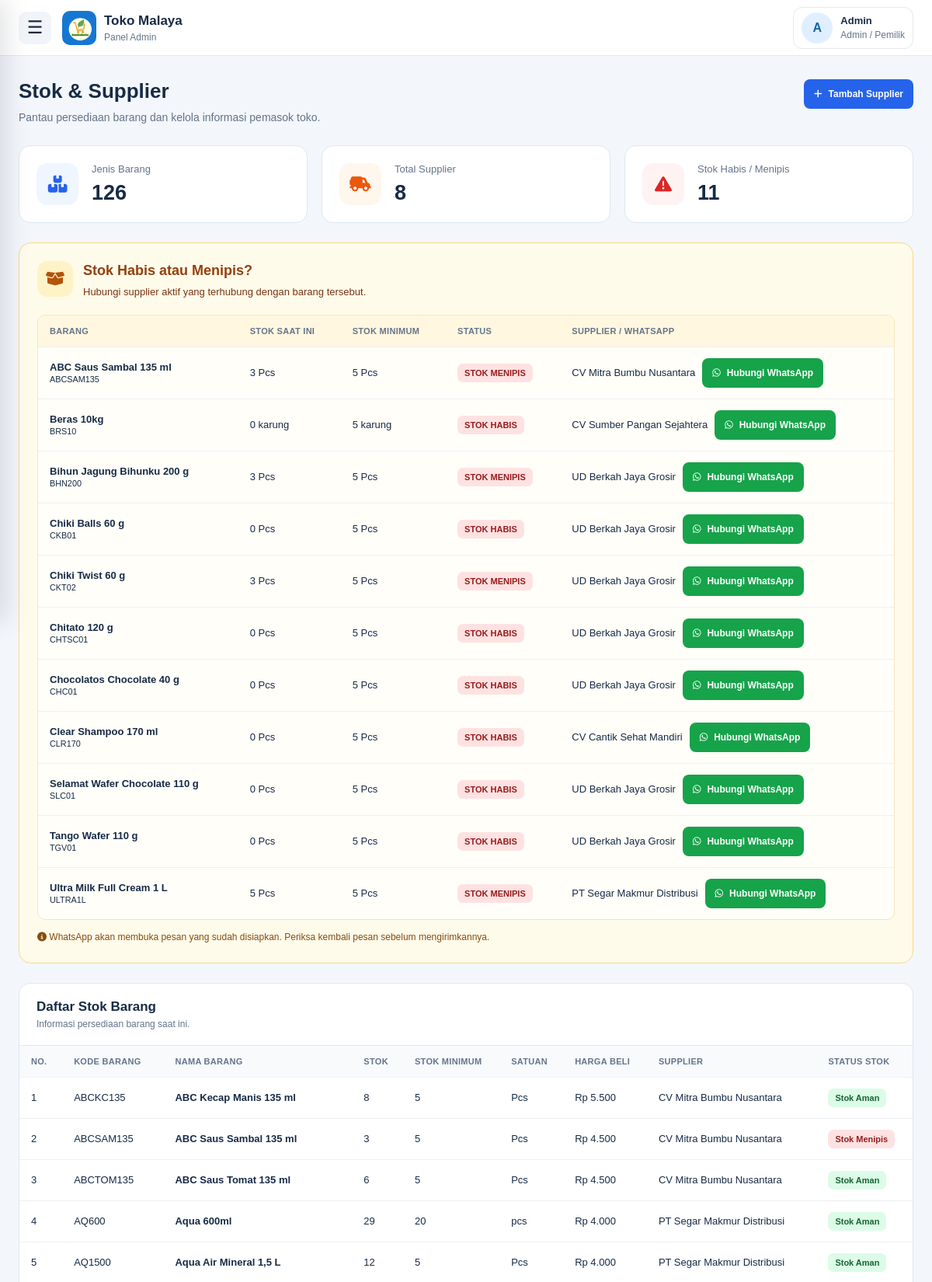
The app's page /admin/stok.php (signed in, upper part) with its own data.
### tables this page shows
CREATE TABLE `barang` (
  `id_barang` int(11) NOT NULL,
  `kode_barang` varchar(20) NOT NULL,
  `nama_barang` varchar(100) NOT NULL,
  `gambar` varchar(255) DEFAULT NULL,
  `id_kategori` int(11) NOT NULL,
  `harga_beli` decimal(12,2) NOT NULL,
  `harga_jual` decimal(12,2) NOT NULL,
  `stok` int(11) NOT NULL DEFAULT 0,
  `satuan` varchar(20) NOT NULL,
  `stok_minimum` int(11) NOT NULL DEFAULT 5
);

CREATE TABLE `supplier` (
  `id_supplier` int(11) NOT NULL,
  `nama_supplier` varchar(100) NOT NULL,
  `telepon` varchar(20) DEFAULT NULL,
  `alamat` text DEFAULT NULL,
  `status` enum('aktif','nonaktif') NOT NULL DEFAULT 'aktif'
);

### admin/stok.php (the view, shortened to what this page needs)
<?php
require_once "../config/database.php";
mysqli_set_charset($conn, "utf8mb4");
function e($value): string {
    return htmlspecialchars((string)($value ?? ''), ENT_QUOTES, 'UTF-8');
}
function rupiah($value): string {
    return 'Rp ' . number_format((float)$value, 0, ',', '.');
}
function wa_number($phone): string {
    $phone = preg_replace('/\D+/', '', (string)$phone);
    if (strpos($phone, '0') === 0) return '62' . substr($phone, 1);
    return $phone;
}
$nama_user = $_SESSION['nama'] ?? 'Admin';
$data_barang = [];
$qBarang = mysqli_query(
    $conn,
    "SELECT id_barang, kode_barang, nama_barang, stok,
            stok_minimum, satuan, harga_beli
     FROM barang
     ORDER BY nama_barang ASC"
);
if ($qBarang) {
    while ($row = mysqli_fetch_assoc($qBarang)) {
        $data_barang[] = $row;
    }
}
$data_supplier = [];
$qSupplier = mysqli_query(
    $conn,
    "SELECT id_supplier, nama_supplier, telepon, alamat, status
     FROM supplier
     ORDER BY status ASC, nama_supplier ASC"
);
if ($qSupplier) {
    while ($row = mysqli_fetch_assoc($qSupplier)) {
        $data_supplier[] = $row;
    }
}
$supplier_per_barang = [];
$qRelasi = mysqli_query(
    $conn,
    "SELECT sb.id_barang, sb.id_supplier, sb.harga_supplier,
            s.nama_supplier, s.telepon, s.status
     FROM supplier_barang sb
     INNER JOIN supplier s ON s.id_supplier = sb.id_supplier"
);
if ($qRelasi) {
    while ($row = mysqli_fetch_assoc($qRelasi)) {
        $idBarang = (int)$row['id_barang'];
        $supplier_per_barang[$idBarang] = $row;
    }
}
$total_barang = count($data_barang);
$total_supplier = count($data_supplier);
$total_stok_rendah = 0;
$data_stok_perlu_restock = [];
foreach ($data_barang as $barang) {
    $stok = (int)$barang['stok'];
    $minimum = (int)$barang['stok_minimum'];
    if ($stok <= $minimum) {
        $total_stok_rendah++;
        $data_stok_perlu_restock[] = $barang;
    }
}
?>
<!DOCTYPE html>
<html lang="id">
<head>
<link rel="stylesheet"
href="https://cdnjs.cloudflare.com/ajax/libs/font-awesome/6.5.2/css/all.min.css">
</head>
<body>
<header class="topbar">
    <div class="topbar-left">
        <button type="button" class="menu-button" id="menuButton"
                onclick="toggleMenu()" aria-label="Buka menu">☰</button>
        <a href="dashboard.php" class="brand">
            <div class="brand-logo">
                <img src="../assets/SembakoKu (1).png" alt="Toko Malaya">
            </div>
            <div class="brand-text">
                <strong>Toko Malaya</strong>
                <span>Panel Admin</span>
            </div>
        </a>
    </div>
    <div class="top-user">
        <div class="avatar"><?= e(strtoupper(substr($nama_user, 0, 1))) ?></div>
        <div class="top-user-info">
            <strong><?= e($nama_user) ?></strong>
            <span>Admin / Pemilik</span>
        </div>
    </div>
</header>
<main class="container">
    <div class="page-heading">
        <div>
            <h1>Stok & Supplier</h1>
            <p>Pantau persediaan barang dan kelola informasi pemasok toko.</p>
        </div>
        <button type="button" class="btn btn-primary" onclick="openTambahSupplier()">
            <i class="fa-solid fa-plus"></i> Tambah Supplier
        </button>
    </div>
    <section class="stats-grid">
        <div class="stat-card">
            <div class="stat-icon"><i class="fa-solid fa-boxes-stacked"></i></div>
            <div class="stat-info">
                <span>Jenis Barang</span>
                <strong><?= number_format($total_barang, 0, ',', '.') ?></strong>
            </div>
        </div>
        <div class="stat-card">
            <div class="stat-icon orange"><i class="fa-solid fa-truck-field"></i></div>
            <div class="stat-info">
                <span>Total Supplier</span>
                <strong><?= number_format($total_supplier, 0, ',', '.') ?></strong>
            </div>
        </div>
        <div class="stat-card">
            <div class="stat-icon red"><i class="fa-solid fa-triangle-exclamation"></i></div>
            <div class="stat-info">
                <span>Stok Habis / Menipis</span>
                <strong><?= number_format($total_stok_rendah, 0, ',', '.') ?></strong>
            </div>
        </div>
    </section>
    <section class="restock-panel">
        <div class="restock-heading">
            <div class="restock-symbol"><i class="fa-solid fa-box-open"></i></div>
            <div>
                <h2>Stok Habis atau Menipis?</h2>
                <p>Hubungi supplier aktif yang terhubung dengan barang tersebut.</p>
            </div>
        </div>
        <?php if ($data_stok_perlu_restock): ?>
            <div class="restock-table-wrap">
                <table class="restock-table">
                    <thead>
                        <tr>
                            <th>Barang</th>
                            <th>Stok Saat Ini</th>
                            <th>Stok Minimum</th>
                            <th>Status</th>
                            <th>Supplier / WhatsApp</th>
                        </tr>
                    </thead>
                    <tbody>
                    <?php foreach ($data_stok_perlu_restock as $barang): ?>
                        <?php
                        $stok = (int)$barang['stok'];
                        $minimum = (int)$barang['stok_minimum'];
                        $supplier = $supplier_per_barang[(int)$barang['id_barang']] ?? null;
                        $nomor_wa = ($supplier && $supplier['status'] === 'aktif')
                            ? wa_number($supplier['telepon'])
                            : '';
                        $link_wa = '';
                        if ($nomor_wa !== '') {
                            $pesanWA =
                                "Halo " . $supplier['nama_supplier'] .
                                ", saya dari Toko Malaya ingin melakukan pemesanan ulang.\n\n" .
                                "Barang: " . $barang['nama_barang'] . "\n" .
                                "Kode: " . $barang['kode_barang'] . "\n" .
                                "Stok saat ini: " . $stok . " " . $barang['satuan'] . "\n" .
                                "Stok minimum: " . $minimum . " " . $barang['satuan'] . "\n\n" .
                                "Mohon informasi ketersediaan dan harga terbaru. Terima kasih.";
                            $link_wa = "https://wa.me/" . $nomor_wa . "?text=" . rawurlencode($pesanWA);
                        }
                        ?>
                        <tr>
                            <td>
                                <strong><?= e($barang['nama_barang']) ?></strong><br>
                                <small><?= e($barang['kode_barang']) ?></small>
                            </td>
                            <td><?= number_format($stok, 0, ',', '.') ?> <?= e($barang['satuan']) ?></td>
                            <td><?= number_format($minimum, 0, ',', '.') ?> <?= e($barang['satuan']) ?></td>
                            <td>
                                <span class="badge badge-low">
                                    <?= $stok <= 0 ? 'STOK HABIS' : 'STOK MENIPIS' ?>
                                </span>
                            </td>
                            <td>
                                <?php if (!$supplier): ?>
                                    <span class="whatsapp-missing">Barang belum memiliki supplier.</span>
                                <?php elseif ($supplier['status'] !== 'aktif'): ?>
                                    <span class="whatsapp-missing">
                                        Supplier <?= e($supplier['nama_supplier']) ?> sedang nonaktif.
                                    </span>
                                <?php elseif (!$nomor_wa): ?>
                                    <span class="whatsapp-missing">
                                        <?= e($supplier['nama_supplier']) ?> belum memiliki nomor WhatsApp.
                                    </span>
                                <?php else: ?>
                                    <div class="restock-actions">
                                        <span><?= e($supplier['nama_supplier']) ?></span>
                                        <a class="btn btn-whatsapp" href="<?= e($link_wa) ?>"
                                           target="_blank" rel="noopener noreferrer">
                                            <i class="fa-brands fa-whatsapp"></i> Hubungi WhatsApp
                                        </a>
                                    </div>
                                <?php endif; ?>
                            </td>
                        </tr>
                    <?php endforeach; ?>
                    </tbody>
                </table>
            </div>
            <p class="restock-note">
                <i class="fa-solid fa-circle-info"></i>
                WhatsApp akan membuka pesan yang sudah disiapkan. Periksa kembali pesan sebelum mengirimkannya.
            </p>
        <?php endif; ?>
    </section>
    <section class="panel">
        <div class="panel-header">
            <div>
                <h2>Daftar Stok Barang</h2>
                <p>Informasi persediaan barang saat ini.</p>
            </div>
        </div>
        <div class="table-wrap">
            <?php if ($data_barang): ?>
                <table>
                    <thead>
                        <tr>
                            <th>No.</th><th>Kode Barang</th><th>Nama Barang</th>
                            <th>Stok</th><th>Stok Minimum</th><th>Satuan</th>
                            <th>Harga Beli</th><th>Supplier</th><th>Status Stok</th>
                        </tr>
                    </thead>
                    <tbody>
                    <?php foreach ($data_barang as $index => $barang): ?>
                        <?php
                        $stok = (int)$barang['stok'];
                        $minimum = (int)$barang['stok_minimum'];
                        $supplierBarang = $supplier_per_barang[(int)$barang['id_barang']] ?? null;
                        ?>
                        <tr>
                            <td><?= $index + 1 ?></td>
                            <td><?= e($barang['kode_barang']) ?></td>
                            <td><strong><?= e($barang['nama_barang']) ?></strong></td>
                            <td><?= number_format($stok, 0, ',', '.') ?></td>
                            <td><?= number_format($minimum, 0, ',', '.') ?></td>
                            <td><?= e($barang['satuan']) ?></td>
                            <td><?= rupiah($barang['harga_beli']) ?></td>
                            <td>
                                <?php if ($supplierBarang): ?>
                                    <?= e($supplierBarang['nama_supplier']) ?>
                                <?php else: ?>
                                    -
                                <?php endif; ?>
                            </td>
                            <td>
                                <?php if ($stok <= 0): ?>
                                    <span class="badge badge-low">Stok Habis</span>
                                <?php elseif ($stok <= $minimum): ?>
                                    <span class="badge badge-low">Stok Menipis</span>
                                <?php else: ?>
                                    <span class="badge badge-normal">Stok Aman</span>
                                <?php endif; ?>
                            </td>
                        </tr>
                    <?php endforeach; ?>
                    </tbody>
                </table>
            <?php else: ?>
                <div class="empty-state"><i class="fa-solid fa-box-open"></i>Belum ada data barang.</div>
            <?php endif; ?>
        </div>
    </section>
</main>
</body>
</html>

### records on screen
barang: nama_barang "ABC Saus Sambal 135 ml", kode_barang "ABCSAM135", stok "3", satuan "Pcs", stok_minimum "5", shows "STOK MENIPIS", id_barang.nama_supplier "CV Mitra Bumbu Nusantara", harga_beli "Rp 4.500", shows "Stok Menipis"
barang: nama_barang "Beras 10kg", kode_barang "BRS10", stok "0", satuan "karung", stok_minimum "5", shows "STOK HABIS", id_barang.nama_supplier "CV Sumber Pangan Sejahtera"
barang: nama_barang "Bihun Jagung Bihunku 200 g", kode_barang "BHN200", stok "3", satuan "Pcs", stok_minimum "5", shows "STOK MENIPIS", id_barang.nama_supplier "UD Berkah Jaya Grosir"
barang: nama_barang "Chiki Balls 60 g", kode_barang "CKB01", stok "0", satuan "Pcs", stok_minimum "5", shows "STOK HABIS", id_barang.nama_supplier "UD Berkah Jaya Grosir"
barang: nama_barang "Chiki Twist 60 g", kode_barang "CKT02", stok "3", satuan "Pcs", stok_minimum "5", shows "STOK MENIPIS", id_barang.nama_supplier "UD Berkah Jaya Grosir"
barang: nama_barang "Chitato 120 g", kode_barang "CHTSC01", stok "0", satuan "Pcs", stok_minimum "5", shows "STOK HABIS", id_barang.nama_supplier "UD Berkah Jaya Grosir"
barang: nama_barang "Chocolatos Chocolate 40 g", kode_barang "CHC01", stok "0", satuan "Pcs", stok_minimum "5", shows "STOK HABIS", id_barang.nama_supplier "UD Berkah Jaya Grosir"
barang: nama_barang "Clear Shampoo 170 ml", kode_barang "CLR170", stok "0", satuan "Pcs", stok_minimum "5", shows "STOK HABIS", id_barang.nama_supplier "CV Cantik Sehat Mandiri"
barang: nama_barang "Selamat Wafer Chocolate 110 g", kode_barang "SLC01", stok "0", satuan "Pcs", stok_minimum "5", shows "STOK HABIS", id_barang.nama_supplier "UD Berkah Jaya Grosir"
barang: nama_barang "Tango Wafer 110 g", kode_barang "TGV01", stok "0", satuan "Pcs", stok_minimum "5", shows "STOK HABIS", id_barang.nama_supplier "UD Berkah Jaya Grosir"
barang: nama_barang "Ultra Milk Full Cream 1 L", kode_barang "ULTRA1L", stok "5", satuan "Pcs", stok_minimum "5", shows "STOK MENIPIS", id_barang.nama_supplier "PT Segar Makmur Distribusi"
barang: kode_barang "ABCKC135", nama_barang "ABC Kecap Manis 135 ml", stok "8", stok_minimum "5", satuan "Pcs", harga_beli "Rp 5.500", id_barang.nama_supplier "CV Mitra Bumbu Nusantara", shows "Stok Aman"
barang: kode_barang "ABCTOM135", nama_barang "ABC Saus Tomat 135 ml", stok "6", stok_minimum "5", satuan "Pcs", harga_beli "Rp 4.500", id_barang.nama_supplier "CV Mitra Bumbu Nusantara", shows "Stok Aman"
barang: kode_barang "AQ600", nama_barang "Aqua 600ml", stok "29", stok_minimum "20", satuan "pcs", harga_beli "Rp 4.000", id_barang.nama_supplier "PT Segar Makmur Distribusi", shows "Stok Aman"
barang: kode_barang "AQ1500", nama_barang "Aqua Air Mineral 1,5 L", stok "12", stok_minimum "5", satuan "Pcs", harga_beli "Rp 4.000", id_barang.nama_supplier "PT Segar Makmur Distribusi", shows "Stok Aman"

### other values on screen
substr($nama_user, 0, 1) "A"
$nama_user "Admin"
$total_barang "126"
$total_supplier "8"
$total_stok_rendah "11"
